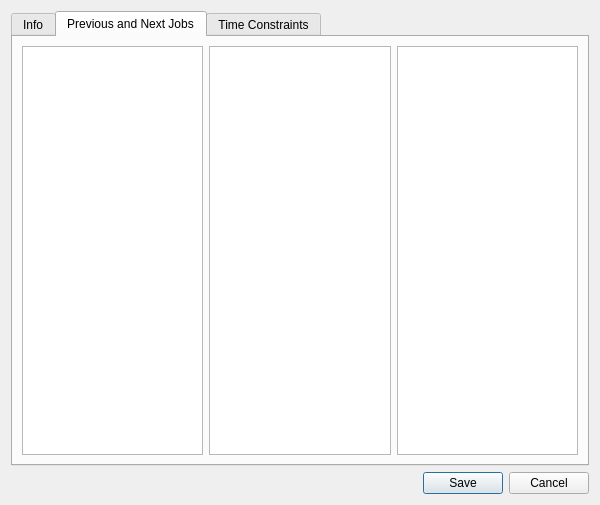
<?xml version="1.0" encoding="UTF-8"?>
<ui version="4.0">
 <class>Edit_Job_Dialog</class>
 <widget class="QDialog" name="Edit_Job_Dialog">
  <property name="geometry">
   <rect>
    <x>0</x>
    <y>0</y>
    <width>600</width>
    <height>505</height>
   </rect>
  </property>
  <property name="windowTitle">
   <string>Dialog</string>
  </property>
  <layout class="QVBoxLayout" name="verticalLayout">
   <item>
    <widget class="QTabWidget" name="Job_Tab">
     <property name="currentIndex">
      <number>1</number>
     </property>
     <widget class="QWidget" name="Info_Tab">
      <attribute name="title">
       <string>Info</string>
      </attribute>
      <widget class="QWidget" name="formLayoutWidget">
       <property name="geometry">
        <rect>
         <x>60</x>
         <y>50</y>
         <width>251</width>
         <height>231</height>
        </rect>
       </property>
       <layout class="QFormLayout" name="formLayout">
        <item row="0" column="0">
         <widget class="QLabel" name="Name_Label">
          <property name="text">
           <string>Name</string>
          </property>
         </widget>
        </item>
        <item row="1" column="0">
         <widget class="QLabel" name="Node_Label">
          <property name="text">
           <string>Node</string>
          </property>
         </widget>
        </item>
        <item row="2" column="0">
         <widget class="QLabel" name="Domain_Label">
          <property name="text">
           <string>Domain</string>
          </property>
         </widget>
        </item>
        <item row="3" column="0">
         <widget class="QLabel" name="Command_Line_Label">
          <property name="text">
           <string>Command Line</string>
          </property>
         </widget>
        </item>
        <item row="4" column="0">
         <widget class="QLabel" name="Weight_Label">
          <property name="text">
           <string>Weight</string>
          </property>
         </widget>
        </item>
       </layout>
      </widget>
     </widget>
     <widget class="QWidget" name="Previous_Next_Jobs">
      <attribute name="title">
       <string>Previous and Next Jobs</string>
      </attribute>
      <layout class="QHBoxLayout" name="horizontalLayout">
       <item>
        <widget class="QTreeView" name="Previou_Jobs_Tree"/>
       </item>
       <item>
        <widget class="QTreeView" name="Available_Jobs_Tree"/>
       </item>
       <item>
        <widget class="QTreeView" name="Next_Jobs_Tree"/>
       </item>
      </layout>
     </widget>
     <widget class="QWidget" name="Time_Contraints_Tab">
      <attribute name="title">
       <string>Time Constraints</string>
      </attribute>
     </widget>
    </widget>
   </item>
   <item>
    <widget class="QDialogButtonBox" name="buttonBox">
     <property name="orientation">
      <enum>Qt::Horizontal</enum>
     </property>
     <property name="standardButtons">
      <set>QDialogButtonBox::Cancel|QDialogButtonBox::Save</set>
     </property>
    </widget>
   </item>
  </layout>
 </widget>
 <resources/>
 <connections>
  <connection>
   <sender>buttonBox</sender>
   <signal>accepted()</signal>
   <receiver>Edit_Job_Dialog</receiver>
   <slot>accept()</slot>
   <hints>
    <hint type="sourcelabel">
     <x>248</x>
     <y>254</y>
    </hint>
    <hint type="destinationlabel">
     <x>157</x>
     <y>274</y>
    </hint>
   </hints>
  </connection>
  <connection>
   <sender>buttonBox</sender>
   <signal>rejected()</signal>
   <receiver>Edit_Job_Dialog</receiver>
   <slot>reject()</slot>
   <hints>
    <hint type="sourcelabel">
     <x>316</x>
     <y>260</y>
    </hint>
    <hint type="destinationlabel">
     <x>286</x>
     <y>274</y>
    </hint>
   </hints>
  </connection>
 </connections>
</ui>
